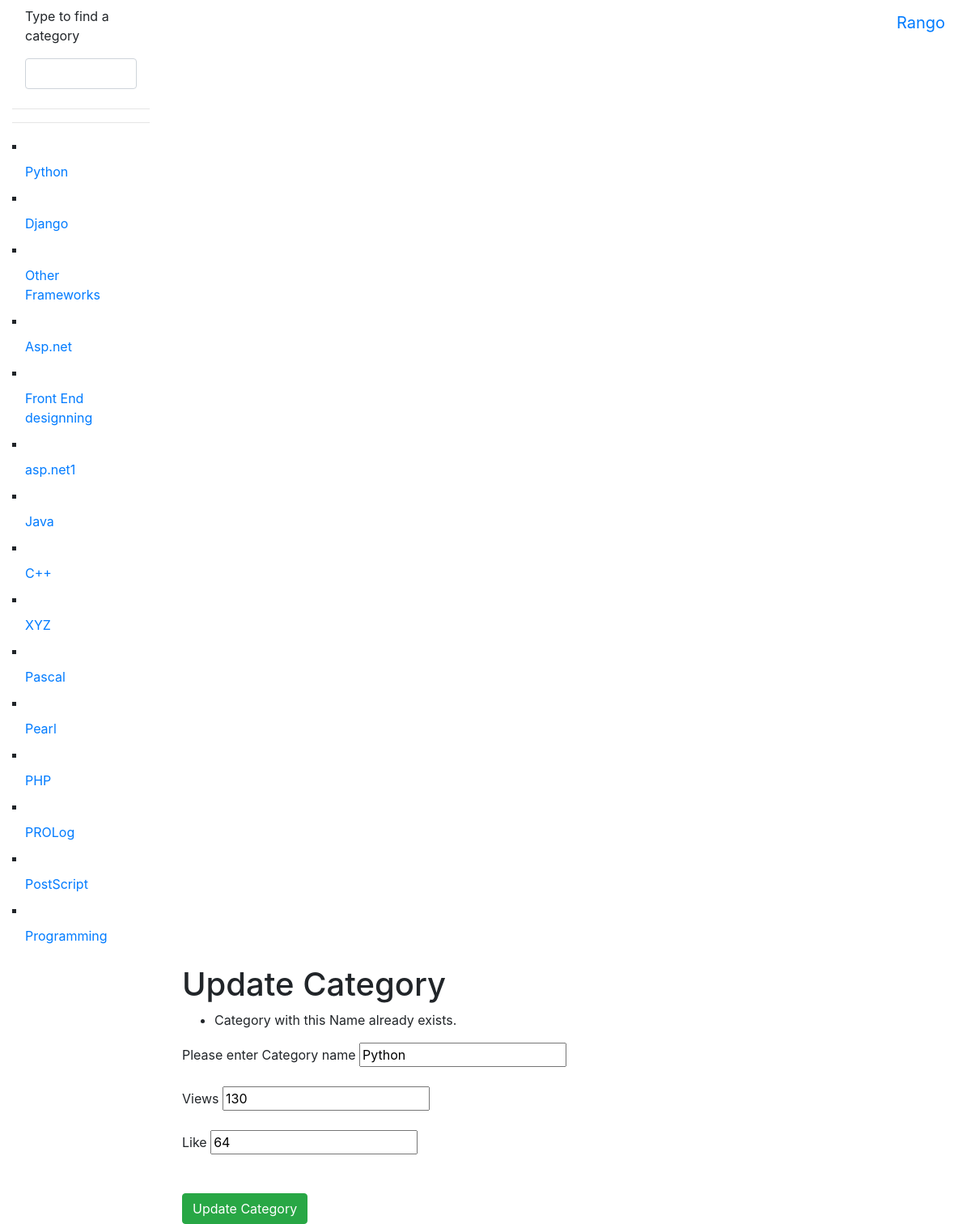
Screenshot of /rango/python/edit_category/ (signed in) with the database file from the repository.
### rango/models.py (models this page shows, shortened)
class Category(models.Model):
    name = models.CharField(max_length=128, unique=True)
    like = models.IntegerField(default=0)
    views = models.IntegerField(default=0)
    slug = models.SlugField(unique=True)
    class Meta:
        verbose_name_plural = 'Categories'

### rango/views.py (the view, shortened to what this page needs)
# urls.py: re_path('^(?P<slug>[\w\-]+)/edit_category/',views.update_category, name='update_category'),
@login_required
def update_category(request, slug):
    category = Category.objects.get(slug=slug)
    form = update_cat(
        {'name': category.name, 'views': category.views, 'likes': category.like})
    return render(request, 'rango_t/edit_category.html', {'form': form})

### rango/forms.py
class update_category(forms.ModelForm):
    name = forms.CharField(max_length=128, help_text="Please enter Category name",initial='name')
    views = forms.IntegerField(help_text="Views",initial='views')
    likes = forms.IntegerField(initial='likes',help_text='Like')
    slug = forms.CharField(widget=forms.HiddenInput(), required=False)
    class Meta:
        model = Category
        fields = ('name','views','likes',)

### rango/templatetags/rango_template_tags.py (called while the page is built)
@register.inclusion_tag('rango_t/cats.html')
def get_category_list(cat=None):
    return {'cats': Category.objects.all()}

### templates/rango_t/edit_category.html (shortened to what this page needs)
{% extends 'rango_t/base_bootstrap.html' %}
{% load staticfiles%}
{% block body_block %}
    <h1>Update Category</h1>
    <div>
        <form id="categoryedit_form" method="POST" action="">
            {% for field in form.visible_fields %}
                {{ field.errors }}
                {{ field.help_text }}
                {{ field }}  <br><br>
            {% endfor %}
<br/>
<button class="btn btn-success" type="submit" value="Submit" />Update Category</button>
        </form>
    </div>
{% endblock %}

### templates/rango_t/cats.html (shortened to what this page needs)
{% for c in cats %}
    {% if c == act_cat %}
    <li type="square" class="nav-item"> <strong>
<a href="{% url 'show_category' c.slug %}" class="nav-link">{{ c.name }}</a> </strong><span class="badge badge-pill badge-primary">{{page.views}}</span>
</li> {% else %}
<li type="square" class="nav-item">
<a href="{% url 'show_category' c.slug %}" class="nav-link" >{{ c.name }}</a>
</li> {% endif %}
{% endfor %}

### rows the page displays
Category: name "Python", visible_fields "Python" "130"
Category: name "Django"
Category: name "Other Frameworks"
Category: name "Asp.net"
Category: name "Front End designning"
Category: name "asp.net1"
Category: name "Java"
Category: name "C++"
Category: name "XYZ"
Category: name "Pascal"
Category: name "Pearl"
Category: name "PHP"
Category: name "PROLog"
Category: name "PostScript"
Category: name "Programming"

### other values shown
{{ field.errors }} "Category with this Name already exists."
{{ field.help_text }} "Please enter Category name" "Views" "Like"
